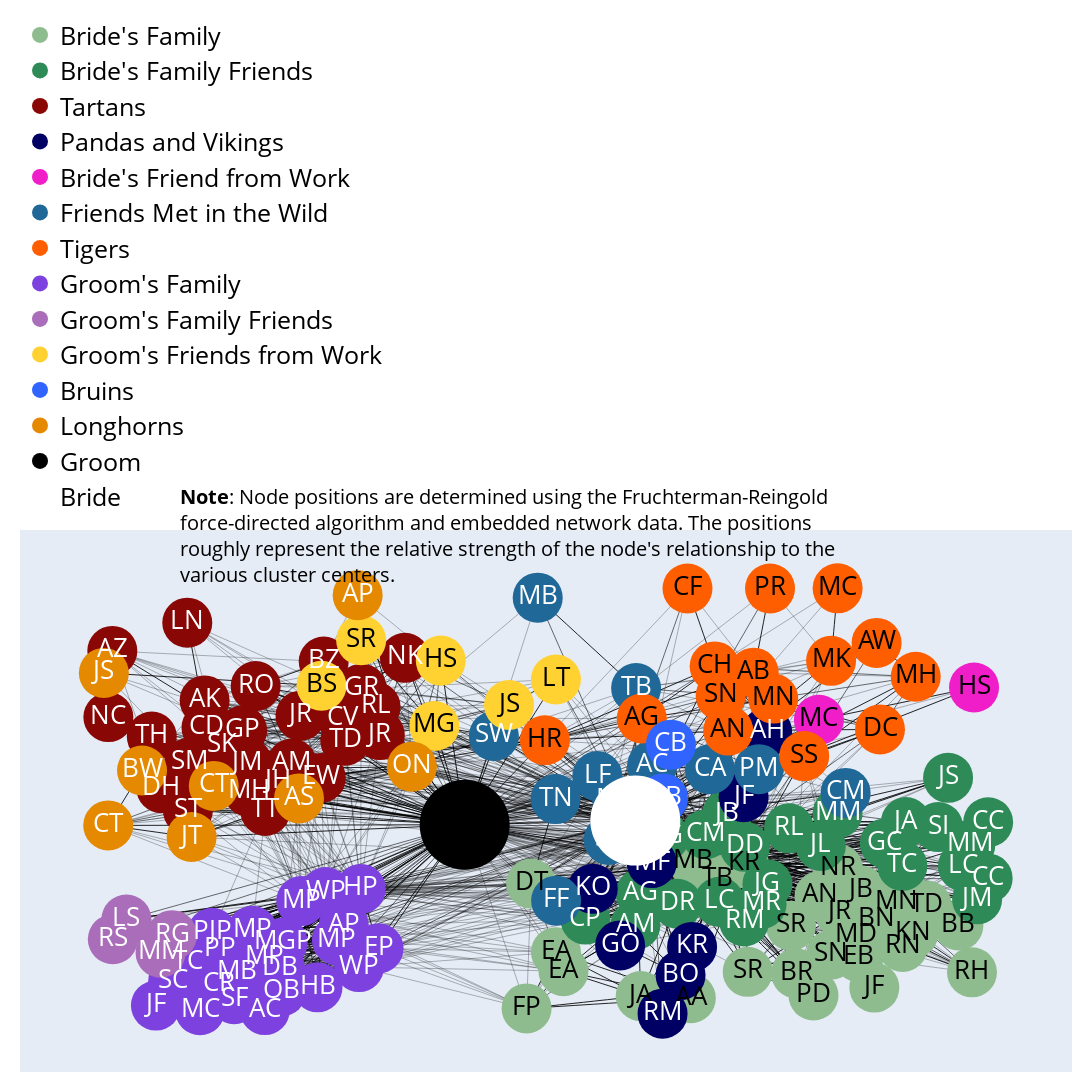

Notebook cell for this chart:
### Code cell
fig = go.Figure(data=edge_traces + node_traces + display_name_traces,
                layout=go.Layout(
                    title=None,#"Mary and Richard's wedding guest network",
                    titlefont_size=24,
                    width=2000,
                    height=2000,
                    showlegend=True,
                    hovermode='closest',
                    margin=dict(b=20,l=20,r=20,t=20),
                    legend=dict(
                        yanchor="bottom", 
                        y=1.02, 
                        xanchor="left", 
                        x=0,
                        orientation="v",
                        font=dict(
                            size=25,
                            color="black")),
                    xaxis=dict(showgrid=False, zeroline=False, showticklabels=False),
                    yaxis=dict(showgrid=False, zeroline=False, showticklabels=False),
                    dragmode='pan')
                    )
fig.add_annotation(
    text="<b>Note</b>: Node positions are determined using the<a href='https://en.wikipedia.org/wiki/Force-directed_graph_drawing'> Fruchterman-Reingold <br>force-directed algorithm</a> and embedded network data. The positions <br>roughly represent the relative strength of the node's relationship to the <br>various cluster centers.", 
    align='left',
    showarrow=False,
    xref='paper',
    yref='paper',
    x=0.15,
    y=1.09,
    font=dict(
        size=20,
        color="black"))
fig.show()
